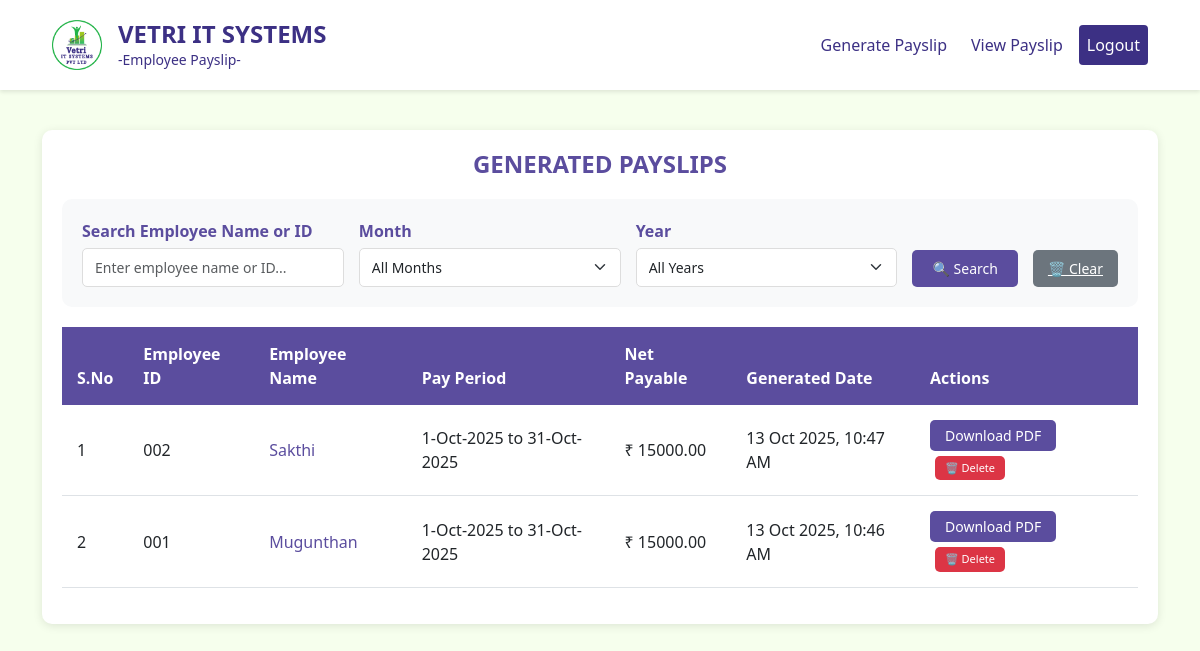
The page /view-payslips/ (signed in) on the database as committed earlier.
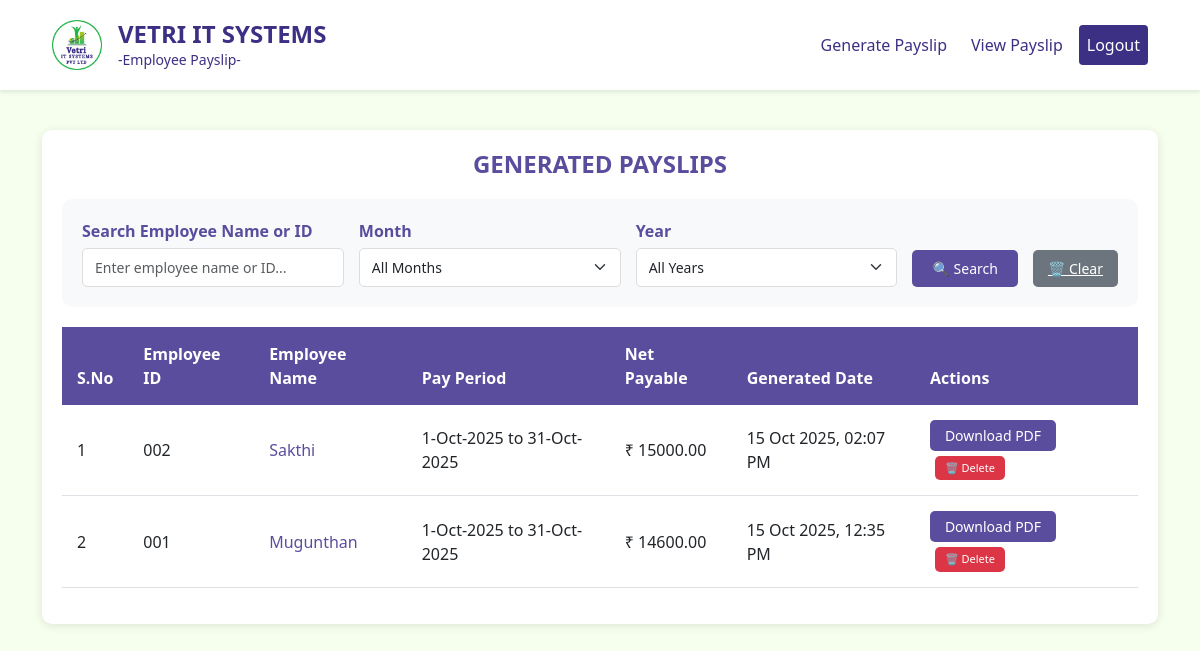
The same page on the database as committed later.
### myapp/models.py (models this page shows, shortened)
class Payslip(models.Model):
    employee_name = models.CharField(max_length=100)
    employee_id = models.CharField(max_length=50)
    pay_period = models.CharField(max_length=100)
    paid_days = models.IntegerField()
    loss_of_pay_days = models.IntegerField()
    payment_date = models.DateField()
    basic_salary = models.DecimalField(max_digits=10, decimal_places=2)
    incentive = models.DecimalField(max_digits=10, decimal_places=2)
    gross_earnings = models.DecimalField(max_digits=10, decimal_places=2)
    income_tax = models.DecimalField(max_digits=10, decimal_places=2)
    total_deduction = models.DecimalField(max_digits=10, decimal_places=2)
    net_payable = models.DecimalField(max_digits=10, decimal_places=2)
    amount_in_words = models.TextField()
    pdf_file = models.FileField(upload_to='payslips/')
    created_by = models.ForeignKey(User, on_delete=models.CASCADE)
    created_at = models.DateTimeField(auto_now_add=True)
    class Meta:
        ordering = ['-created_at']

### myapp/views.py (the view, shortened to what this page needs)
# urls.py: path('view-payslips/', views.view_payslips, name='view_payslips'),
@login_required(login_url='login')
def view_payslips(request):
    if not request.user.is_superuser:
        logout(request)
        messages.error(request, 'Access denied. Superuser privileges required.')
        return redirect('login')
    search_name = request.GET.get('search_name', '').strip()
    filter_month = request.GET.get('filter_month', '')
    filter_year = request.GET.get('filter_year', '')
    payslips = Payslip.objects.all().order_by('-created_at')
    if search_name:
        payslips = payslips.filter(
            Q(employee_name__icontains=search_name) |
            Q(employee_id__icontains=search_name)
        )
    all_payslips = Payslip.objects.all()
    months = []
    years = []
    for payslip in all_payslips:
        pay_period = payslip.pay_period
        if ' to ' in pay_period:
            date_part = pay_period.split(' to ')[0]  # Get "1-Oct-2025"
            if '-' in date_part:
                parts = date_part.split('-')
                if len(parts) >= 2:
                    month_name = parts[1]
                    year = parts[2] if len(parts) > 2 else ''
                    month_num = None
                    for num, name in [('01', 'Jan'), ('02', 'Feb'), ('03', 'Mar'), ('04', 'Apr'),
                                     ('05', 'May'), ('06', 'Jun'), ('07', 'Jul'), ('08', 'Aug'),
                                     ('09', 'Sep'), ('10', 'Oct'), ('11', 'Nov'), ('12', 'Dec')]:
                        if name == month_name:
                            month_num = num
                            break
                    if month_num and year:
                        if month_num not in months:
                            months.append(month_num)
                        if year not in years:
                            years.append(year)
    months.sort()
    years.sort(reverse=True)  # Most recent years first
    context = {
        'payslips': payslips,
        'search_name': search_name,
        'filter_month': filter_month,
        'filter_year': filter_year,
        'available_months': months,
        'available_years': years,
    }
    return render(request, 'view_payslips.html', context)

### myapp/templates/view_payslips.html (shortened to what this page needs)
<!DOCTYPE html>
<html lang="en">
<head>
    {% load static %}
    <link href="https://cdn.jsdelivr.net/npm/bootstrap@5.3.0/dist/css/bootstrap.min.css" rel="stylesheet">
    <link rel="stylesheet" href="{% static 'css/dashboard.css' %}">
    <link rel="stylesheet" href="{% static 'css/logo.css' %}">
</head>
<body>
    <header class="header">
        <nav class="navbar navbar-expand-lg navbar-light">
            <div class="container-fluid">
                <a class="navbar-brand d-flex align-items-center" href="{% url 'dashboard' %}">
                    <img src="{% static 'images/VIS LOGO.png' %}" alt="Logo" class="logo-img">
                    <div class="ms-3">
                        <h1 class="company-name mb-0">VETRI IT SYSTEMS</h1>
                        <p class="company-subtitle mb-0">-Employee Payslip-</p>
                    </div>
                </a>
                <div class="collapse navbar-collapse justify-content-end" id="navbarNav">
                    <div class="navbar-nav">
                        <a href="{% url 'dashboard' %}" class="nav-link btn-generate me-2">Generate Payslip</a>
                        <a href="{% url 'view_payslips' %}" class="nav-link btn-view-payslip me-2">View Payslip</a>
                        <a href="{% url 'logout' %}" class="nav-link btn-logout">Logout</a>
                    </div>
                </div>
            </div>
        </nav>
    </header>
    <div class="main-content">
        <div class="container">
            <div class="payslips-table">
                <h2 class="table-title">GENERATED PAYSLIPS</h2>
                <div class="search-filter-section">
                    <form method="GET" class="search-form">
                        <div class="form-group">
                            <label for="search_name" class="form-label">Search Employee Name or ID</label>
                            <input type="text" id="search_name" name="search_name" class="form-control"
                                   placeholder="Enter employee name or ID..." value="{{ search_name }}">
                        </div>
                        <div class="form-group">
                            <label for="filter_month" class="form-label">Month</label>
                            <select id="filter_month" name="filter_month" class="form-select">
                                <option value="">All Months</option>
                            </select>
                        </div>
                        <div class="form-group">
                            <label for="filter_year" class="form-label">Year</label>
                            <select id="filter_year" name="filter_year" class="form-select">
                                <option value="">All Years</option>
                            </select>
                        </div>
                        <button type="submit" class="btn-search">🔍 Search</button>
                        <a href="{% url 'view_payslips' %}" class="btn-clear">🗑️ Clear</a>
                    </form>
                </div>
                {% if payslips %}
                <div class="table-responsive">
                    <table class="table table-hover">
                        <thead>
                            <tr>
                                <th>S.No</th>
                                <th>Employee ID</th>
                                <th>Employee Name</th>
                                <th>Pay Period</th>
                                <th>Net Payable</th>
                                <th>Generated Date</th>
                                <th>Actions</th>
                            </tr>
                        </thead>
                        <tbody>
                            {% for payslip in payslips %}
                            <tr>
                                <td>{{ forloop.counter }}</td>
                                <td>{{ payslip.employee_id }}</td>
                                <td>
                                    <a href="{% url 'payslip_detail' payslip.id %}" class="employee-name-link">
                                        {{ payslip.employee_name }}
                                    </a>
                                </td>
                                <td>{{ payslip.pay_period }}</td>
                                <td>₹ {{ payslip.net_payable }}</td>
                                <td>{{ payslip.created_at|date:"d M Y, h:i A" }}</td>
                                <td>
                                    <div class="action-buttons">
                                        <a href="{{ payslip.pdf_file.url }}" class="btn-download" download>
                                            Download PDF
                                        </a>
                                        <button type="button" class="btn-delete"
                                                onclick="deletePayslip({{ payslip.id }}, '{{ payslip.employee_name }}', '{{ payslip.pay_period }}')">
                                            🗑️ Delete
                                        </button>
                                    </div>
                                </td>
                            </tr>
                            {% endfor %}
                        </tbody>
                    </table>
                </div>
                {% else %}
                <div class="no-payslips">
                    <p>No payslips generated yet.</p>
                    <a href="{% url 'dashboard' %}" class="btn-download">Generate Your First Payslip</a>
                </div>
                {% endif %}
            </div>
        </div>
    </div>
</body>
</html>

### myapp/static/css/dashboard.css (style rules this page uses)
:root { --vetri-purple: #3C3084; --vetri-green: #4CAF50; --vetri-light-green: #F6FFED; --vetri-light-bg: #F5F9F5; }
body { background-color: var(--vetri-light-green); font-family: 'Segoe UI', Tahoma, Geneva, Verdana, sans-serif; margin: 0; padding: 0; }
.header { background-color: white; box-shadow: 0 2px 4px rgba(0, 0, 0, 0.1); }
.navbar { padding: 15px 40px; }
.navbar-brand { text-decoration: none; }
.logo-img { width: 50px; height: 50px; object-fit: contain; }
.company-name { font-size: 24px; font-weight: 700; color: var(--vetri-purple); line-height: 1.2; }
.company-subtitle { font-size: 14px; color: var(--vetri-purple); font-weight: 400; }
.navbar-collapse { transition: height 0.3s ease; }
.navbar-nav { align-items: center; }
.btn-generate { background-color: transparent; color: var(--vetri-purple) !important; text-decoration: none; padding: 8px 20px; border-radius: 4px; font-weight: 500; transition: all 0.3s ease; display: inline-block; }
.btn-logout { background-color: var(--vetri-purple); color: white !important; text-decoration: none; padding: 8px 24px; border-radius: 4px; font-weight: 500; transition: all 0.3s ease; display: inline-block; }
.btn-view-payslip { background-color: transparent; color: var(--vetri-purple) !important; text-decoration: none; padding: 8px 20px; border-radius: 4px; font-weight: 500; transition: all 0.3s ease; display: inline-block; }
.main-content { padding: 40px 20px; }

### myapp/templates/view_payslips.html (style rules this page uses)
.payslips-table { background: white; border-radius: 10px; padding: 20px; box-shadow: 0 2px 10px rgba(0,0,0,0.1); }
.table-title { color: #5b4d9e; font-size: 24px; font-weight: bold; margin-bottom: 20px; text-align: center; }
.btn-download { background-color: #5b4d9e; color: white; border: none; padding: 5px 15px; border-radius: 5px; text-decoration: none; font-size: 14px; transition: background-color 0.3s; }
.table thead th { background-color: #5b4d9e; color: white; border: none; padding: 15px; }
.table tbody td { padding: 15px; vertical-align: middle; }
.employee-name-link { color: #5b4d9e; text-decoration: none; font-weight: 500; transition: color 0.3s; }
.search-filter-section { background: #f8f9fa; border-radius: 10px; padding: 20px; margin-bottom: 20px; }
.search-form { display: flex; gap: 15px; align-items: end; flex-wrap: wrap; }
.form-group { flex: 1; min-width: 200px; }
.form-label { font-weight: 600; color: #5b4d9e; margin-bottom: 5px; display: block; }
.form-control, .form-select { border: 1px solid #ddd; border-radius: 5px; padding: 8px 12px; font-size: 14px; }
.btn-search { background-color: #5b4d9e; color: white; border: none; padding: 8px 20px; border-radius: 5px; font-size: 14px; cursor: pointer; transition: background-color 0.3s; height: fit-content; }
.btn-clear { background-color: #6c757d; color: white; border: none; padding: 8px 15px; border-radius: 5px; font-size: 14px; cursor: pointer; transition: background-color 0.3s; height: fit-content; }
.btn-download { background-color: #5b4d9e; color: white; border: none; padding: 5px 15px; border-radius: 5px; text-decoration: none; font-size: 14px; transition: background-color 0.3s; display: inline-block; white-space: nowrap; }
.btn-delete { background-color: #dc3545; color: white; border: none; padding: 4px 10px; border-radius: 5px; font-size: 11px; cursor: pointer; transition: background-color 0.3s; margin-left: 5px; }
.action-buttons { display: flex; gap: 5px; align-items: center; flex-wrap: wrap; }

Rows that differ between the two databases and show on the page:
removed Payslip: employee_id "002", employee_name "Sakthi", pay_period "1-Oct-2025 to 31-Oct-2025", net_payable "15000.00", created_at "13 Oct 2025, 10:47 AM"
removed Payslip: employee_id "001", employee_name "Mugunthan", pay_period "1-Oct-2025 to 31-Oct-2025", net_payable "15000.00", created_at "13 Oct 2025, 10:46 AM"
added Payslip: employee_id "002", employee_name "Sakthi", pay_period "1-Oct-2025 to 31-Oct-2025", net_payable "15000.00", created_at "15 Oct 2025, 02:07 PM"
added Payslip: employee_id "001", employee_name "Mugunthan", pay_period "1-Oct-2025 to 31-Oct-2025", net_payable "14600.00", created_at "15 Oct 2025, 12:35 PM"
